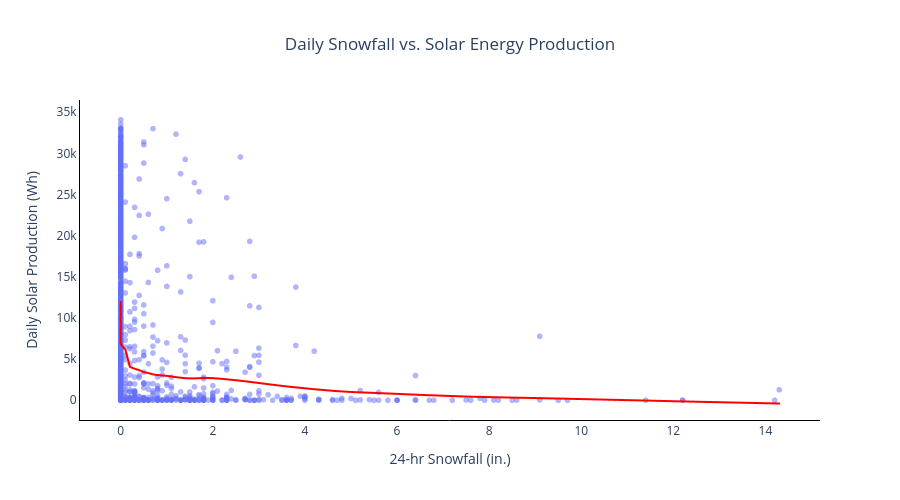

Notebook code cell kept with this figure:
### Markdown cell above
#### Scatterplots - Snowfall & Snowpack vs. Solar production

### Code cell
snowfall_vs_solar = px.scatter(
    snow_solar_analysis,
    x='snowfall',
    y='daily_total',
    opacity=.5,
    # use LOWESS for trendline (outlier at 24-hr snowfall of ~14.3 in. causes OLS line to go negative)
    trendline='lowess',
    trendline_color_override='red',
    height=500,
    title='Daily Snowfall vs. Solar Energy Production',
    labels={
        'snowfall': '24-hr Snowfall (in.)',
        'daily_total': 'Daily Solar Production (Wh)'
    }
).update_xaxes(
    showgrid=False,
    showline=True,
    linewidth=1,
    linecolor='black'
).update_yaxes(
    showgrid=False,
    showline=True,
    linewidth=1,
    linecolor='black'
).update_layout(
    title={'x': 0.5},
    plot_bgcolor='rgba(0,0,0,0)'
)

snowfall_vs_solar.show()

### Figure 1 — Plotly figure (JSON) as saved in the notebook; plotly's stock layout.template omitted (floating-point values rounded to 4 significant figures; data arrays with more than 128 entries replaced by an {"elided": "..."} marker saying what was removed)
{"data": [{"hovertemplate": "24-hr Snowfall (in.)=%{x}<br>Daily Solar Production (Wh)=%{y}<extra></extra>", "legendgroup": "", "marker": {"color": "#636efa", "opacity": 0.5, "symbol": "circle"}, "mode": "markers", "name": "", "showlegend": false, "type": "scattergl", "x": {"elided": "1297 float values"}, "xaxis": "x", "y": {"elided": "1297 float values"}, "yaxis": "y"}, {"hovertemplate": "<b>LOWESS trendline</b><br><br>24-hr Snowfall (in.)=%{x}<br>Daily Solar Production (Wh)=%{y} <b>(trend)</b><extra></extra>", "legendgroup": "", "line": {"color": "red"}, "marker": {"color": "#636efa", "symbol": "circle"}, "mode": "lines", "name": "", "showlegend": false, "type": "scattergl", "x": {"elided": "1297 float values"}, "xaxis": "x", "y": {"elided": "1297 float values"}, "yaxis": "y"}], "layout": {"height": 500, "legend": {"tracegroupgap": 0}, "plot_bgcolor": "rgba(0,0,0,0)", "title": {"text": "Daily Snowfall vs. Solar Energy Production", "x": 0.5}, "xaxis": {"anchor": "y", "domain": [0, 1], "linecolor": "black", "linewidth": 1, "showgrid": false, "showline": true, "title": {"text": "24-hr Snowfall (in.)"}}, "yaxis": {"anchor": "x", "domain": [0, 1], "linecolor": "black", "linewidth": 1, "showgrid": false, "showline": true, "title": {"text": "Daily Solar Production (Wh)"}}}}
